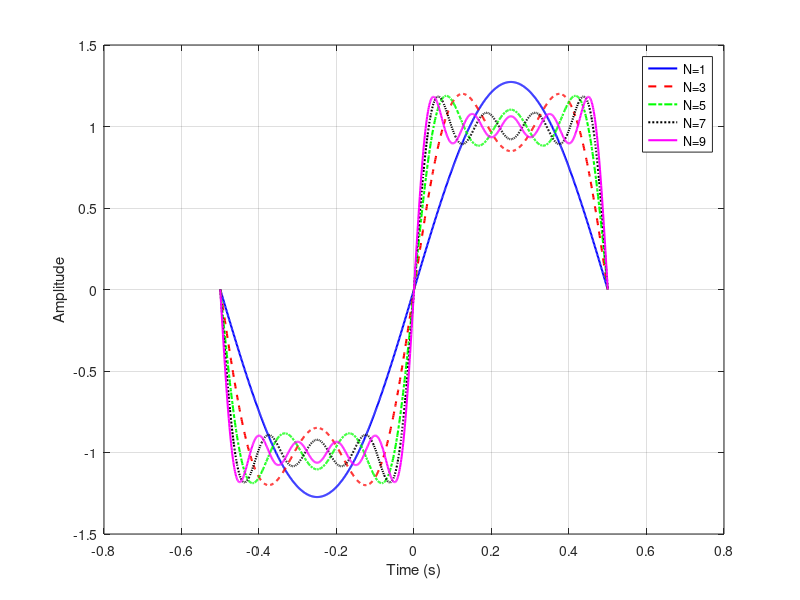

This chart was generated by the following MATLAB code:
% Part A: Square Wave Synthesis
clc; clear; close all;

T = 1;                          % Period (seconds)
t = -T/2:0.001:T/2;             % Time vector
N_values = [1, 3, 5, 7, 9];     % Harmonic components

% Initialize array to store partial sums
y_sums = zeros(length(N_values), length(t));

for idx = 1:length(N_values)
    N = N_values(idx);
    y = zeros(size(t));
    for n = 1:2:N               % Sum over odd harmonics
        Bn = 4/(n*pi);
        y = y + Bn * sin(2*pi*n*t/T);
    end
    y_sums(idx, :) = y;
end

% Plotting the harmonic sums
figure;
plot(t, y_sums(1,:), 'b-', 'LineWidth', 1.5); hold on;
plot(t, y_sums(2,:), 'r--', 'LineWidth', 1.5);
plot(t, y_sums(3,:), 'g-.', 'LineWidth', 1.5);
plot(t, y_sums(4,:), 'k:', 'LineWidth', 1.5);
plot(t, y_sums(5,:), 'm-', 'LineWidth', 1.5);
grid on;
legend('N=1', 'N=3', 'N=5', 'N=7', 'N=9');
xlabel('Time (s)');
ylabel('Amplitude');
%title('Square Wave Synthesis with Increasing Number of Harmonics');
